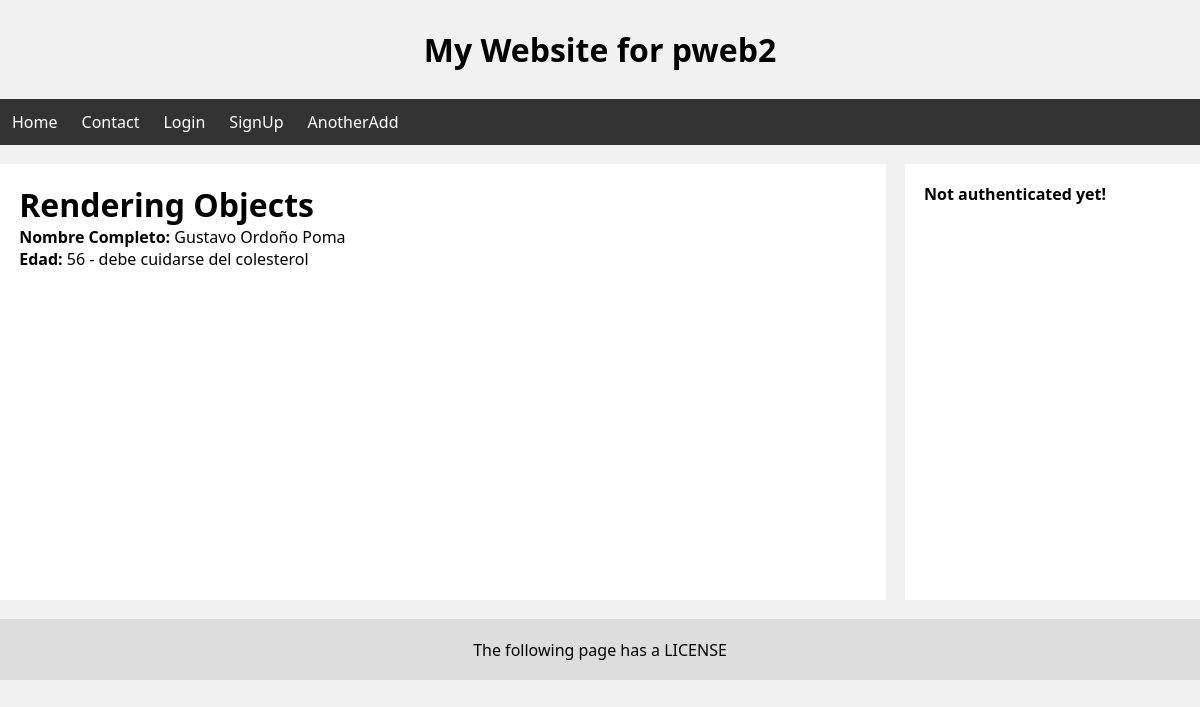
The app's page /personaObject/ with its own data.
### personas/models.py (models this page shows, shortened)
class Persona(models.Model):
    nombres = models.CharField(max_length=100)
    apellidos = models.CharField(max_length=100)
    edad = models.IntegerField() # max_digits=3
    donador = models.BooleanField()

### personas/views.py (the view)
# urls.py: path('personaObject/', renderingObjects, name="renderingObjects"),
def renderingObjects(request):
    personaItem = Persona.objects.get(id=2)
    return render(request, "personas/renderingObjects.html", {
        "persona": personaItem
    })

### personas/templates/personas/renderingObjects.html (shortened to what this page needs)
{% extends 'layouts/main-layout.html' %}
{% block content %}
    <h1>Rendering Objects</h1>
    <p><b>Nombre Completo: </b>{{ persona.nombres }} {{ persona.apellidos }}</p>
    <p><b>Edad: </b>{{ persona.edad }} -
        {% if persona.edad > 40 %}
            debe cuidarse del colesterol
        {% else %}
            puede comer lo que quiera
        {% endif %}
    </p>
{% endblock %}

### static/css/styles.css (style rules this page uses)
* { box-sizing: border-box; margin: 0; padding: 0; font-family:'Segoe UI', Tahoma, Geneva, Verdana, sans-serif; }
body { background-color: #F1F1F1; }

### records on screen
Persona: nombres "Gustavo", apellidos "Ordoño Poma", edad "56"
